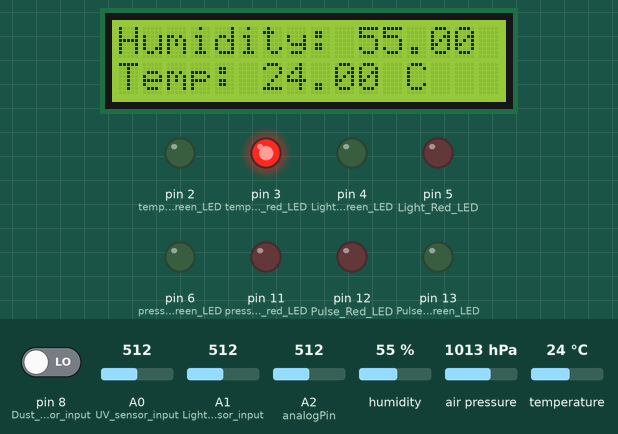
Bench run of a sketch on a simulated Arduino Uno, built with avr-gcc and run on an emulated ATmega328P. On the bench: 16×2 character LCD, output pins drawn as LEDs (lit = HIGH). The test bench sets the inputs (shaded band); at power-on: A0 (UV_sensor_input) = 512, temperature 24 °C, pin 8 (Dust_Sensor_input) LOW, A1 (Light_sensor_input) = 512, A2 (analogPin) = 512, humidity 55 %, air pressure 1013 hPa. The modem accepts every AT command (registered, SIM ready, sends succeed) and sends nothing else; what the sketch prints to the serial monitor is not drawn.

Above: at 13.3 s.
13.4 s: A0 (UV_sensor_input) set to 30
At 14.1 s:
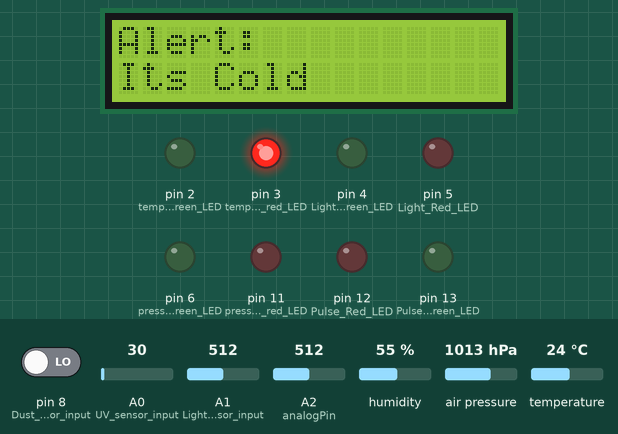
20.3 s: temperature set to 25.9 °C
27.1 s: temperature set to 29.6 °C
At 33.0 s:
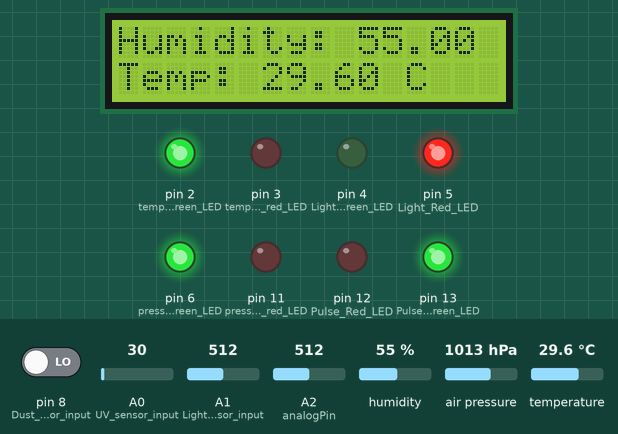
39.8 s: temperature set to 30.6 °C
At 53.2 s:
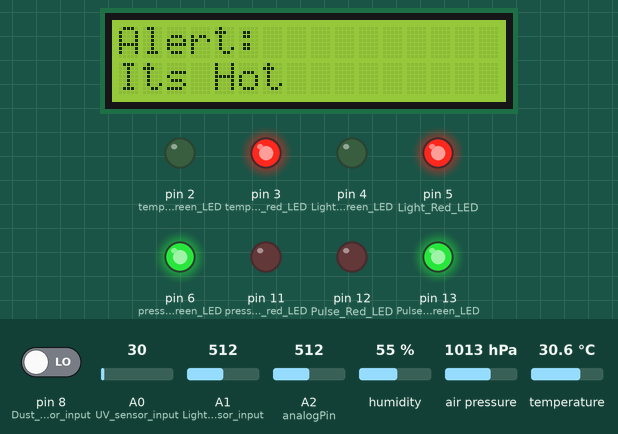
53.3 s: A0 (UV_sensor_input) set to 306
60.4 s: A0 (UV_sensor_input) set to 15
At 61.8 s:
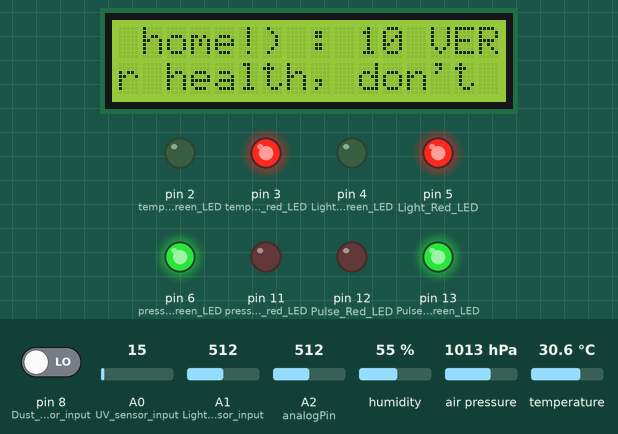
Timing chart, 0 to 63.4 s (numbered marks = the images above; inputs shaded):
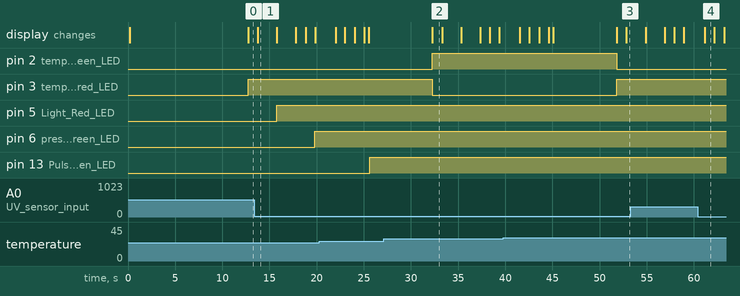

Measured:
- the behaviour switches between 29.9 and 30 °C on temperature (found by bisection; images 2 and 3)
- after the input at 39.8 s, pin 2 (temperature_green_LED): HIGH → LOW after 12.0 s; pin 3 (temperature_red_LED): LOW → HIGH after 12.0 s
- after the input at 60.4 s, the display: changes after 0.77 s (image 4)
- what the display in image 1 shows lasts 2.1 s, from 13.7 s to 15.8 s
- what the display in image 2 shows lasts 1.0 s, from 32.3 s to 33.3 s

The sketch:

Weather_Station_Using_Arduino_Group3.ino
```cpp
//Libraries
#include <DHT.h>
#include <SoftwareSerial.h>
#include <Adafruit_Sensor.h>
#include <Adafruit_BMP280.h>
#define DEBUG true
SoftwareSerial esp8266(9,10);
#include <LiquidCrystal_PCF8574.h>

LiquidCrystal_PCF8574 lcd(0x27);  // set the LCD address to 0x27 for a 16 chars and 2 line display

//Constants
#define DHTPIN 7     // what pin we're connected to
#define DHTTYPE DHT22   // DHT 22  (AM2302)
DHT dht(DHTPIN, DHTTYPE); //// Initialize DHT sensor for normal 16mhz Arduino
Adafruit_BMP280 bmp;

#define SSID "a"     // "SSID-WiFiname"
#define PASS "11111111"       // "password"

#define IP "184.106.153.149"// thingspeak.com ip
String msg = "GET /update?key=45IYQNDNQAXADS18";

//Variables
int chk;
float hum=0;  //Stores humidity value
float temp=0; //Stores temperature value
float light;
int UV_I;
float Pressure,Altitude=0;
float ratio = 0;
float concentration = 0;
unsigned long starttime;
unsigned long duration;
unsigned long sampletime_ms = 2000;
unsigned long lowpulseoccupancy = 0;

//pulse sensor
int analogPin= A2;
int pulsePin = 0;


void setup()
{
  lcd.setBacklight(255);
  Serial.begin(9600);
  pinMode(7,INPUT);   //temperature sensor input
  pinMode(2,OUTPUT);  //temperature green LED
  pinMode(3,OUTPUT);  //temperature red LED

  pinMode(A1,INPUT);  //Light sensor input
  pinMode(4,OUTPUT);  //Light Green LED
  pinMode(5,OUTPUT);  //Light Red LED

  pinMode(A0,INPUT);  //UV sensor input
  pinMode(8,INPUT);   //Dust Sensor input

  pinMode(A2,INPUT);  // Pulse Input
  pinMode(13,OUTPUT);  //Pulse Green LED
  pinMode(12,OUTPUT);  //Pulse Red LED

  pinMode(6,OUTPUT);  //pressure green LED
  pinMode(11,OUTPUT);  //pressure red LED


  digitalWrite(2,0); //initialize to 0
  digitalWrite(3,0); //initialize to 0
  digitalWrite(4,0);
  digitalWrite(5,0);
  digitalWrite(6,0); //initialize to 0
  digitalWrite(11,0);
  digitalWrite(12,0);
  digitalWrite(13,0);
  dht.begin();
  starttime = millis();
  lcd.begin(16, 2);
  lcd.print("Group-3");
  delay(100);
  lcd.setCursor(0,1);
  lcd.print("Connecting...");
  Serial.begin(9600); //or use default 115200.
  esp8266.begin(115200);
  Serial.println("AT");
  esp8266.println("AT");
  delay(3000);
  if(esp8266.find("OK")){
    connectWiFi();
  }

}

void loop()
{
  delay(2000);
  int sensorValue;
  long  sum=0;
  float Vsig;
  delay(500);
  lcd.clear();
  lcd.display();

  //Humidity & Temperature
  hum = dht.readHumidity();
  temp= dht.readTemperature();
  lcd.setCursor(0, 0);
  lcd.print("Humidity: ");
  lcd.print(hum);
  lcd.setCursor(0, 1);
  lcd.print("Temp: ");
  lcd.print(temp);
  lcd.println(" C");
  if (25 < temp && temp < 30){
    digitalWrite(3,0);
    digitalWrite(2,1); //turn green LED ON
    delay(1000);
    lcd.clear();
    lcd.setCursor(0, 0);
    lcd.print("Normal Temp:");
  }
  else if (temp <= 25){
    digitalWrite(2,0);
    digitalWrite(3,1); // glow red LED
    delay(1000);
    lcd.clear();
    lcd.setCursor(0, 0);
    lcd.print("Alert:");
    lcd.setCursor(0, 1);
    lcd.print("Its Cold");
  }
  else {
    digitalWrite(2,0);
    digitalWrite(3,1);  // glow red LED
    delay(1000);
    lcd.clear();
    lcd.setCursor(0, 0);
    lcd.print("Alert:");
    lcd.setCursor(0, 1);
    lcd.print("Its Hot");
  }


  //Light
  light=analogRead(A1);
  delay(2000);

  if (light < 200 && light > 40){
    digitalWrite(5,0);
    digitalWrite(4,1);  // glow green LED
    lcd.clear();
    lcd.setCursor(0, 0);
    lcd.print("Light: ");
    lcd.print(light);
    lcd.setCursor(0, 1);
    lcd.print("Normal Light");
    delay(1000);
  }
  else {
    digitalWrite(4,0);
    digitalWrite(5,1);  // glow red LED
    lcd.clear();
    lcd.setCursor(0, 0);
    lcd.print("Light: ");
    lcd.print(light);
    lcd.setCursor(0, 1);
    lcd.print("Its Dark/");
    lcd.print("Bright");
    delay(2000);
    lcd.clear();
  }

  //Barometer
  lcd.clear();
  lcd.display();
  lcd.print(F("P :"));
  //Pressure = bmp.readPressure();
  Pressure = 101000;
  lcd.print(Pressure);
  lcd.print(" Pa");
  lcd.setCursor(0, 1);
  lcd.print(F("Alt "));
  Altitude = bmp.readAltitude();
  lcd.print(Altitude); // this should be adjusted to your local forcase
  lcd.print(" m");
  delay(1000);
  if (90000 < Pressure && Pressure < 109000){
    lcd.clear();
    lcd.setCursor(0, 0);
    lcd.print("Normal Press");
    delay(1000);
    digitalWrite(11,0);
    digitalWrite(6,1); //turn green LED ON
  }
  else {
    digitalWrite(6,0);
    digitalWrite(11,1); // glow red LED
    delay(1000);
    lcd.clear();
    lcd.setCursor(0, 0);
    lcd.print("Alert:low/");
    lcd.setCursor(0, 1);
    lcd.print("High Press");
    delay(1000);
  }

  //UV
  lcd.clear();
  lcd.display();
  lcd.setCursor(0, 0);
  for(int i=0;i<1024;i++)
   {
      sensorValue=analogRead(A0);
      sum=sensorValue+sum;
      delay(2);
   }
 sum = sum >> 10;
 Vsig = sum*4980.0/1023.0; // Vsig is the value of voltage measured from the SIG pin of the Grove interface

if (Vsig < 50) {
    lcd.print("UV Index: 0 ");
    lcd.setCursor(0, 1);
    lcd.print("LOW ");
 }
if (Vsig > 50 && Vsig < 227) {
    lcd.print("UV Index: 1 ");
 }
if (Vsig > 227 && Vsig < 318) {
    lcd.print("UV Index: 2 ");
 }
if (Vsig > 318 && Vsig < 408) {
    lcd.print("UV Index: 3 ");
 }
if (Vsig > 408 && Vsig < 503) {
    lcd.print("UV Index: 4 ");
 }
if (Vsig > 503 && Vsig < 606) {
    lcd.print("UV Index: 5 ");
 }
if (Vsig > 606 && Vsig < 696) {
    lcd.print("UV Index: 6 "); lcd.print("HIGH (Get out from the sunlight! get out now!) ");
 }
if (Vsig > 696 && Vsig < 795) {
    lcd.print("UV Index: 7 "); lcd.print("HIGH (Get out from the sunlight! get out now!) ");
 }
if (Vsig > 795 && Vsig < 881) {
    lcd.print("UV Index: 8 "); lcd.print("VERY HIGH (Get out from the sunlight! get out now!) ");
 }
if (Vsig > 881 && Vsig < 976) {
    lcd.print("UV Index: 9 "); lcd.print("VERY HIGH (If you value your health, don't go outside, just stay at home!) ");
 }
if (Vsig > 976 && Vsig < 1079) {
    lcd.print("UV Index: 10 "); lcd.print("VERY HIGH (If you value your health, don't go outside, just stay at home!) ");
 }
if (Vsig > 1079 && Vsig < 1170) {
    lcd.print("UV Index: 11 "); lcd.print("EXTREME (If you value your health, don't go outside, just stay at home!) ");
 }
if (Vsig > 1170) {
    lcd.print("UV Index: 11+ "); lcd.print("EXTREME (You will probably die in 3, 2, 1... Just JOKING, don't be scared...) - intensity of sunlight is really at maximum ");
 }
 delay(1000);


  //dust
  lcd.setCursor(0, 0);
  lcd.clear();
  duration = pulseIn(8, LOW);
  lowpulseoccupancy = lowpulseoccupancy+duration;
  if ((millis()-starttime) >= sampletime_ms) //if the sampel time = = 30s
  {
    ratio = lowpulseoccupancy/(sampletime_ms*10.0);
    concentration = 1.1*pow(ratio,3)-3.8*pow(ratio,2)+520*ratio+0.62;
    lcd.print("Conc : ");
    lcd.print(concentration);
    lcd.setCursor(0,1);
    lcd.print(" pcs/0.01cf");
    lcd.print("\n");
    lowpulseoccupancy = 0;
    starttime = millis();
  }
  delay(1000);

  //pulse sensor
  lcd.clear();
  lcd.display();
  lcd.setCursor(0,0);
  lcd.print("BPM = ");
  delay(500);
  pulsePin = (analogRead(analogPin)/5);
  if (pulsePin < 200 && pulsePin > 60)
     {
      lcd.setCursor(0, 1);
      lcd.print(pulsePin);
      delay(100);
      digitalWrite(12,0);
      digitalWrite(13,1);  // glow green LED

     }
  else
    {
      lcd.setCursor(0, 1);
      lcd.print("Invalid");
      delay(100);
      digitalWrite(13,0);
      digitalWrite(12,1);  // glow red LED
    }

    delay(1000);
    update();
}

void update(){
  String cmd = "AT+CIPSTART=\"TCP\",\"";
  cmd += IP;
  cmd += "\",80";
  Serial.println(cmd);
  esp8266.println(cmd);
  delay(2000);
  if(esp8266.find("Error")){
    return;
  }
  cmd = msg ;
  cmd += "&field1=";
  cmd += temp;
  cmd += "&field2=";
  cmd += hum;
  cmd += "&field3=";
  cmd += light;
  cmd += "&field4=";
  cmd += UV_I;
  cmd += "&field5=";
  cmd += concentration;
  cmd += "&field6=";
  cmd += Pressure;
  cmd += "&field7=";
  cmd += pulsePin;
  cmd += "\r\n";
  Serial.print("AT+CIPSEND=");
  esp8266.print("AT+CIPSEND=");
  Serial.println(cmd.length());
  esp8266.println(cmd.length());
  Serial.print(cmd);
  esp8266.print(cmd);

}

boolean connectWiFi(){
  Serial.println("AT+CWMODE=1");
  esp8266.println("AT+CWMODE=1");
  delay(2000);
  String cmd="AT+CWJAP=\"";
  cmd+=SSID;
  cmd+="\",\"";
  cmd+=PASS;
  cmd+="\"";
  Serial.println(cmd);
  esp8266.println(cmd);
  delay(5000);
  if(esp8266.find("OK")){
    Serial.println("OK");
    return true;
  }else{
    return false;
  }
}
```
